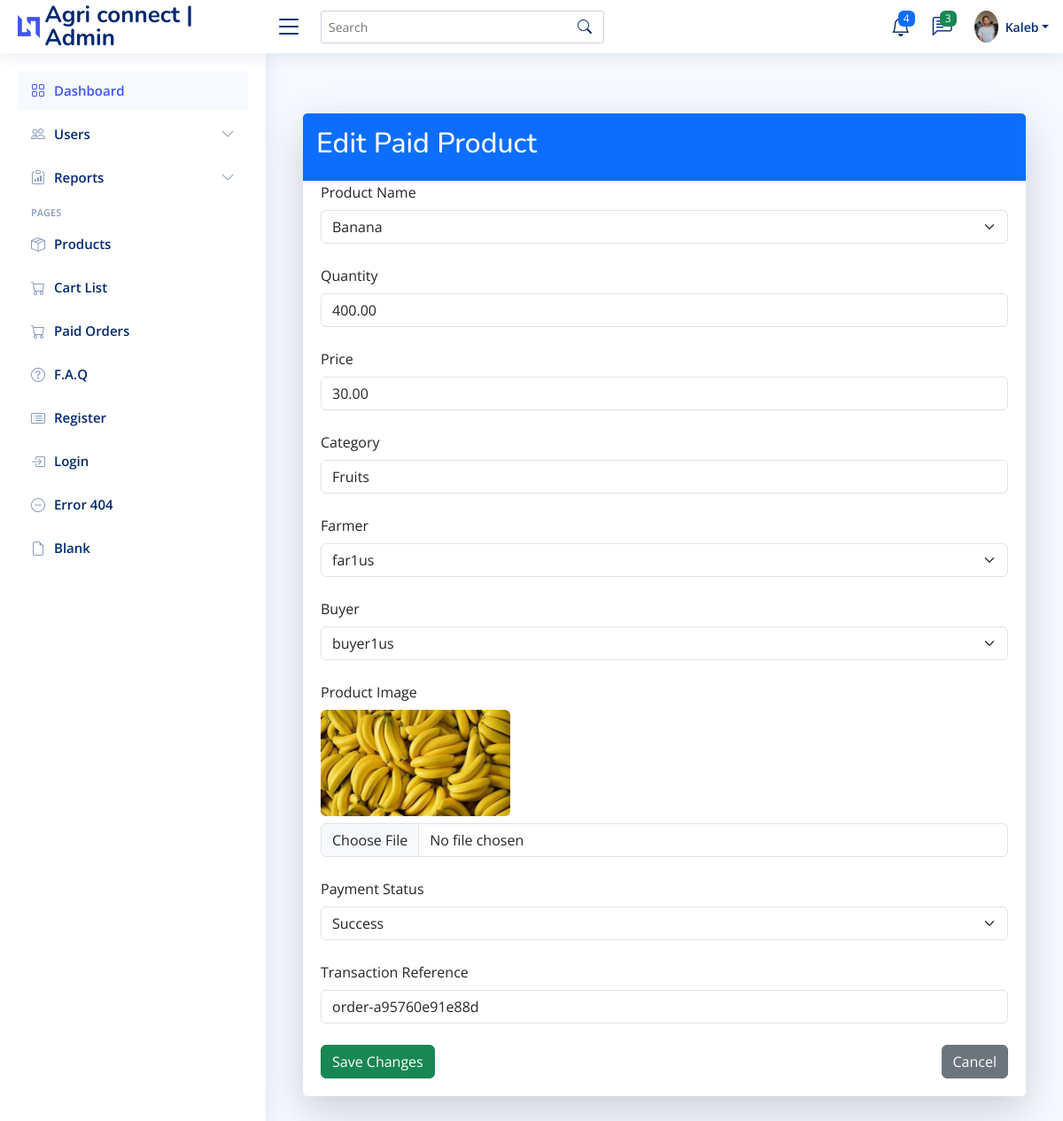
The app's page /dashboard/paid/edit/1/ (signed in) with its own data.
### app/models.py (models this page shows, shortened)
class Paid(models.Model):
    paid_product_name = models.CharField(max_length=200)
    paid_product_quantity = models.DecimalField(max_digits=10, decimal_places=2, default=0.00)
    paid_product_price = models.DecimalField(max_digits=10, decimal_places=2, default=0.00)
    paid_product_image = models.ImageField(upload_to='products/', null=True, blank=True)
    paid_product_category = models.CharField(max_length=20)
    total_price = models.DecimalField(max_digits=10, decimal_places=2, default=0.00)
    created_at = models.DateTimeField()
    ordered_at = models.DateTimeField()
    paid_at = models.DateTimeField()
    transaction_reference = models.CharField(max_length=200, unique=True)  # Reference for the transaction
    payment_status = models.CharField(max_length=50, choices=[('pending', 'Pending'), ('success', 'Success'), ('failed', 'Failed')], default='pending')  # Payment status
    farmer = models.ForeignKey(
        settings.AUTH_USER_MODEL,
        related_name='farmer_paid_product',
        on_delete=models.SET_NULL,
        null=True,
        blank=True,
        limit_choices_to={'role': 'farmer'}
    )
    buyer = models.ForeignKey(
        settings.AUTH_USER_MODEL,
        related_name='buyer_paid_product',
        on_delete=models.SET_NULL,
        null=True,
        blank=True,
        limit_choices_to={'role': 'buyer'}
    )

class CustomUser(AbstractUser):
    STATUS = (
        ('farmer', 'Farmer'),
        ('buyer', 'Buyer'),
    )
    REGIONS = (
        ('Addis Ababa', 'Addis Ababa'),
        ('Afar', 'Afar'),
        ('Amhara', 'Amhara'),
        ('Benishangul-Gumuz', 'Benishangul-Gumuz'),
        ('Dire Dawa', 'Dire Dawa'),
        ('Gambela', 'Gambela'),
        ('Harari', 'Harari'),
        ('Oromia', 'Oromia'),
        ('Sidama', 'Sidama'),
        ('SNNP', 'SNNP'),
        ('Somali', 'Somali'),
        ('Tigray', 'Tigray'),
    )
    email = models.EmailField(unique=True)
    role = models.CharField("Role", max_length=100, choices=STATUS, default='none', blank=True)
    first_name = models.CharField(max_length=100)
    last_name = models.CharField(max_length=100)
    region = models.CharField(max_length=100, choices=REGIONS)
    zone = models.CharField(max_length=100)
    phone = models.CharField(max_length=20)
    is_activated = models.BooleanField(default=False)
    is_agreed = models.BooleanField(default=True)

### app/views.py (the view, shortened to what this page needs)
# urls.py: path('dashboard/paid/edit/<int:paid_id>/', views.edit_paid, name='edit_paid'),
@login_required
def edit_paid(request, paid_id):
    paid = get_object_or_404(Paid, id=paid_id)
    paid_names = Paid.objects.values_list('paid_product_name', flat=True).distinct()  # Ensure this matches the field you want to filter by
    farmers = CustomUser.objects.filter(role='farmer')  # Filter for farmers based on role
    buyers = CustomUser.objects.filter(role='buyer')  # Filter for buyers based on role
    return render(request, 'dashboard/edit_paid.html', {
        'paid': paid,
        'paid_names': paid_names,
        'farmers': farmers,
        'buyers': buyers,
    })

### app/templates/dashboard/edit_paid.html (shortened to what this page needs)
{% extends 'dashboard/include/navbar.html' %}
{% block content %}
<div class="container mt-5">
    <div class="card shadow-lg rounded-lg">
        <div class="card-header bg-primary text-white">
            <h2>Edit Paid Product</h2>
        </div>
        <div class="card-body">
            <form method="post" enctype="multipart/form-data">
                <div class="mb-4">
                    <label for="paid_product_name" class="form-label">Product Name</label>
                    <select name="paid_product_name" id="paid_product_name" class="form-select">
                        {% for name in paid_names %}
                            <option value="{{ name }}" {% if name == paid.paid_product_name %}selected{% endif %}>{{ name }}</option>
                        {% endfor %}
                    </select>
                </div>
                <div class="mb-4">
                    <label for="paid_product_quantity" class="form-label">Quantity</label>
                    <input type="number" step="0.01" id="paid_product_quantity" name="paid_product_quantity" value="{{ paid.paid_product_quantity }}" class="form-control" required>
                </div>
                <div class="mb-4">
                    <label for="paid_product_price" class="form-label">Price</label>
                    <input type="number" step="0.01" id="paid_product_price" name="paid_product_price" value="{{ paid.paid_product_price }}" class="form-control" required>
                </div>
                <div class="mb-4">
                    <label for="paid_product_category" class="form-label">Category</label>
                    <input type="text" id="paid_product_category" name="paid_product_category" value="{{ paid.paid_product_category }}" class="form-control" required>
                </div>
                <div class="mb-4">
                    <label for="farmer_id" class="form-label">Farmer</label>
                    <select name="farmer_id" id="farmer_id" class="form-select">
                        {% for farmer in farmers %}
                            <option value="{{ farmer.id }}" {% if farmer.id == paid.farmer.id %}selected{% endif %}>{{ farmer.username }}</option>
                        {% endfor %}
                    </select>
                </div>
                <div class="mb-4">
                    <label for="buyer_id" class="form-label">Buyer</label>
                    <select name="buyer_id" id="buyer_id" class="form-select">
                        {% for buyer in buyers %}
                            <option value="{{ buyer.id }}" {% if buyer.id == paid.buyer.id %}selected{% endif %}>{{ buyer.username }}</option>
                        {% endfor %}
                    </select>
                </div>
                <div class="mb-4">
                    <label for="paid_product_image" class="form-label">Product Image</label>
                    {% if paid.paid_product_image %}
                        <div class="mb-2">
                            <img src="{{ paid.paid_product_image.url }}" alt="Image" class="img-fluid rounded" style="max-height: 120px;">
                        </div>
                    {% endif %}
                    <input type="file" id="paid_product_image" name="paid_product_image" class="form-control">
                </div>
                <div class="mb-4">
                    <label for="payment_status" class="form-label">Payment Status</label>
                    <select name="payment_status" id="payment_status" class="form-select">
                        <option value="success" {% if paid.payment_status == 'success' %}selected{% endif %}>Success</option>
                    </select>
                </div>
                <div class="mb-4">
                    <label for="transaction_reference" class="form-label">Transaction Reference</label>
                    <input type="text" id="transaction_reference" name="transaction_reference" value="{{ paid.transaction_reference }}" class="form-control" required>
                </div>
                <div class="d-flex justify-content-between">
                    <button type="submit" class="btn btn-success">Save Changes</button>
                    <a href="{% url 'paid_list' %}" class="btn btn-secondary">Cancel</a>
                </div>
            </form>
        </div>
    </div>
</div>
{% endblock %}

### static/assets/css/style.css (style rules this page uses)
:root { scroll-behavior: smooth; }
body { font-family: "Open Sans", sans-serif; background: #f6f9ff; color: #444444; }
a { color: #4154f1; text-decoration: none; }
h1, h2, h3, h4, h5, h6 { font-family: "Nunito", sans-serif; }
.card { margin-bottom: 30px; border: none; border-radius: 5px; box-shadow: 0px 0 30px rgba(1, 41, 112, 0.1); }
.card-header, .card-footer { border-color: #ebeef4; background-color: #fff; color: #798eb3; padding: 15px; }
.card-body { padding: 0 20px 20px 20px; }

### records on screen
Paid: paid_product_name "Banana", paid_product_quantity "400.00", paid_product_price "30.00", paid_product_category "Fruits", farmer_id "far1us", buyer_id "buyer1us", paid_product_image (picture), payment_status "Success", transaction_reference "order-a95760e91e88d"
